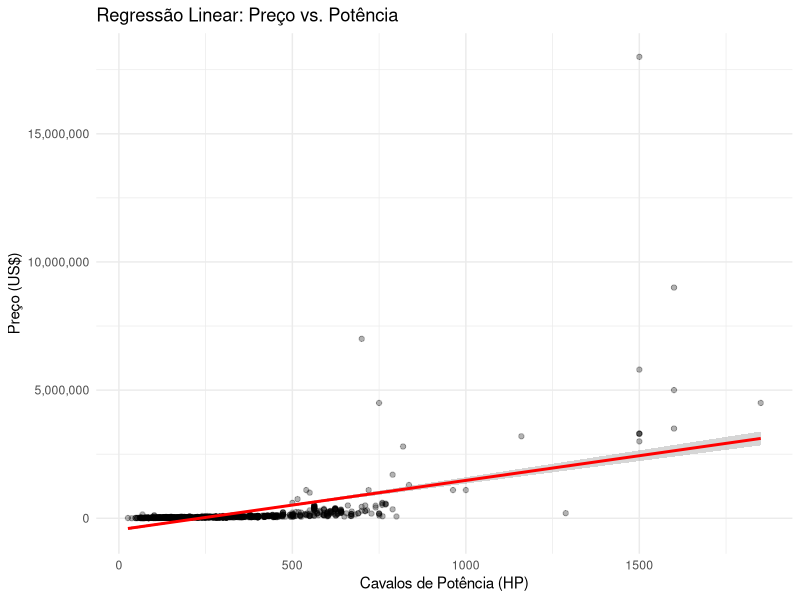
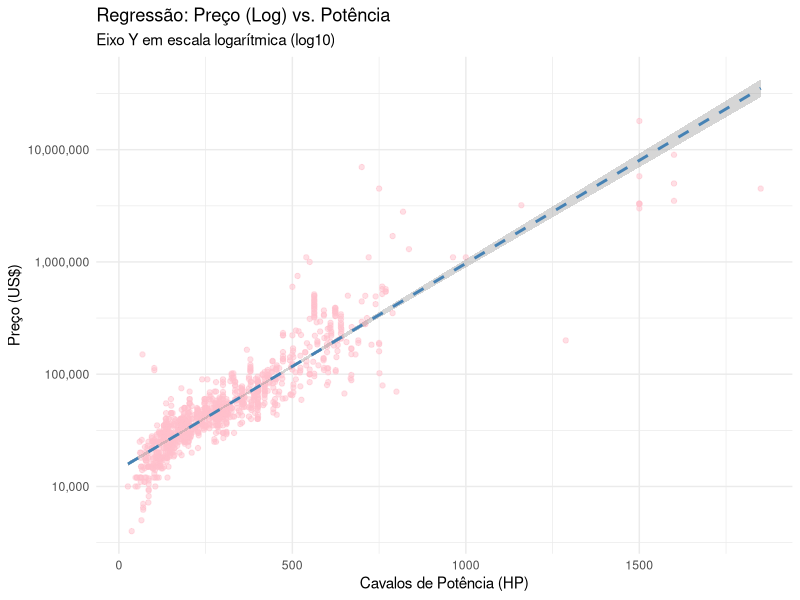

Source code (R) for these figures, in order:
# --- 1. Carregar Bibliotecas ---
library(ggplot2)
library(scales) # Para formatar eixos (ex: labels = comma)

# --- 2. Carregar os Dados ---
# Certifique-se de que o arquivo "carros.csv" está no seu diretório de trabalho
carros <- read.csv("carros.csv", stringsAsFactors = FALSE)

# --- 3. Limpeza dos Dados (Preço e Potência) ---

# Limpando a coluna 'preco' [cite: 610-623]
carros$preco <- gsub("\\$", "", carros$preco)
carros$preco <- gsub(",", "", carros$preco)
carros$preco <- gsub(" ", "", carros$preco) # Remove espaços extras
carros$preco <- as.numeric(carros$preco)

# Limpando a coluna 'cavalo_potencia' [cite: 768]
carros$cavalo_potencia <- gsub(",", "", carros$cavalo_potencia)
carros$cavalo_potencia <- as.numeric(carros$cavalo_potencia)

# Criar um dataframe limpo, removendo NAs
# (Conforme sua metodologia de remoção de NAs [cite: 43-44])
carros_reg <- na.omit(carros[, c("preco", "cavalo_potencia")])

# --- 4. Modelo 1: Regressão Linear Simples (Preco ~ Potência) ---

# Construir o modelo
modelo_simples <- lm(preco ~ cavalo_potencia, data = carros_reg)

# Analisar o modelo (R-squared de 0.2991)
print(summary(modelo_simples))

# Plotar o modelo simples
ggplot(carros_reg, aes(x = cavalo_potencia, y = preco)) +
  geom_point(alpha = 0.3) +
  geom_smooth(method = "lm", col = "red", formula = y ~ x) +
  scale_y_continuous(labels = scales::comma) +
  labs(title = "Regressão Linear: Preço vs. Potência",
       x = "Cavalos de Potência (HP)",
       y = "Preço (US$)") +
  theme_minimal()


# --- 5. Modelo 2: Regressão Log-Linear (RECOMENDADO) ---

# Construir o modelo log-linear (log10 do preço)
modelo_log <- lm(log10(preco) ~ cavalo_potencia, data = carros_reg)

# Analisar o modelo log-linear (R-squared de 0.8195)
# Use este summary para a sua hipótese!
print(summary(modelo_log))

# Plotar o modelo log-linear (Note o scale_y_log10)
# Este gráfico corresponde à sua Figura 9 [cite: 371-376]
ggplot(carros_reg, aes(x = cavalo_potencia, y = preco)) +
  geom_point(alpha = 0.5, color = "pink") +
  geom_smooth(method = "lm", col = "steelblue", linetype = "dashed", formula = y ~ x) +
  scale_y_log10(labels = scales::comma) +
  labs(title = "Regressão: Preço (Log) vs. Potência",
       subtitle = "Eixo Y em escala logarítmica (log10)",
       x = "Cavalos de Potência (HP)",
       y = "Preço (US$)") +
  theme_minimal()
